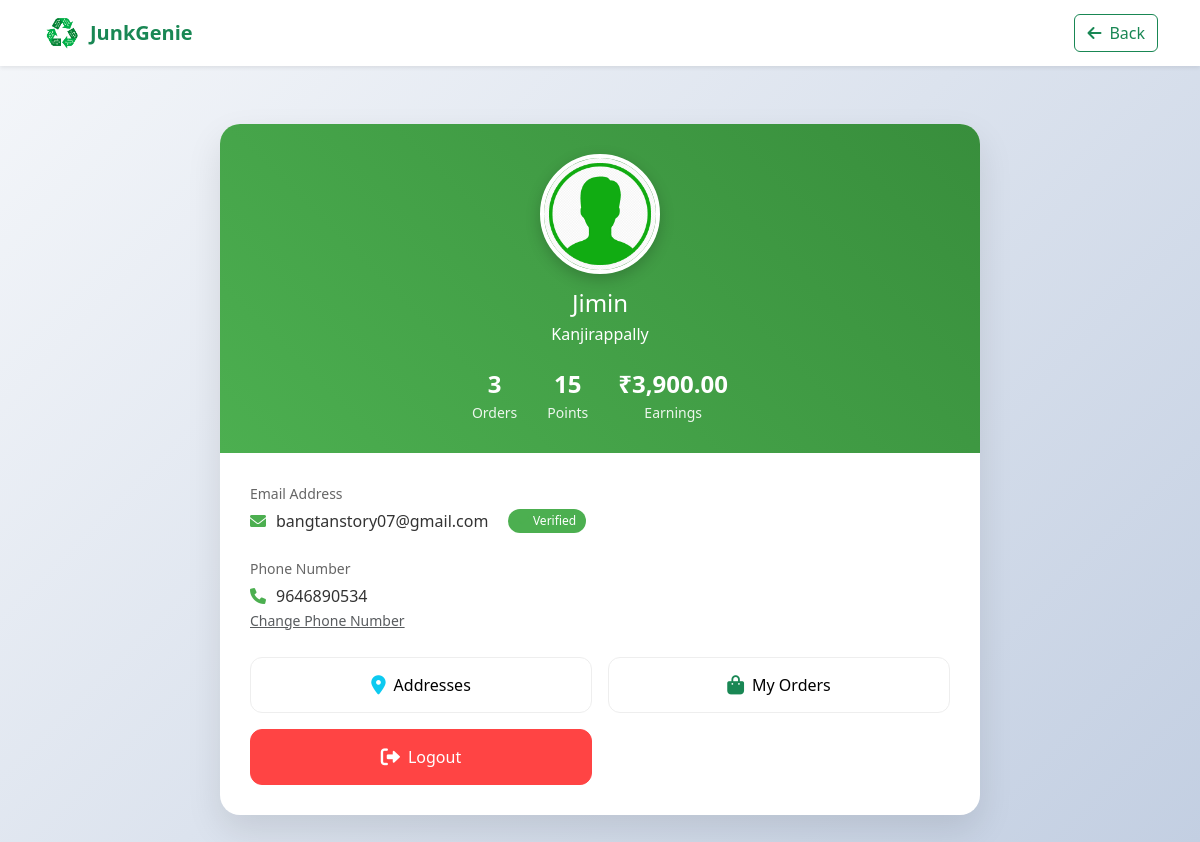
Page /profile.php (signed in) on the committed database.
### tables this page shows
CREATE TABLE `users` (
  `user_id` int(11) NOT NULL,
  `fullname` varchar(100) NOT NULL,
  `email` varchar(100) NOT NULL,
  `phone` varchar(15) NOT NULL,
  `password` varchar(255) NOT NULL,
  `role` enum('Admin','Employee','End User') NOT NULL,
  `status` enum('Active','Inactive') DEFAULT 'Active',
  `address` text DEFAULT NULL,
  `created_at` timestamp NOT NULL DEFAULT current_timestamp(),
  `reset_token` varchar(100) DEFAULT NULL,
  `reset_token_expiry` datetime DEFAULT NULL,
  `zip_code` varchar(20) DEFAULT NULL,
  `verification_token` varchar(255) DEFAULT NULL,
  `is_verified` enum('Yes','No') DEFAULT 'No',
  `email_verification_token` varchar(255) DEFAULT NULL,
  `email_verified` tinyint(1) DEFAULT 0,
  `reset_otp` varchar(6) DEFAULT NULL,
  `reset_otp_expiry` datetime DEFAULT NULL,
  `is_active` tinyint(1) DEFAULT 1,
  `city_id` int(11) DEFAULT NULL,
  `google_id` varchar(255) DEFAULT NULL
);

CREATE TABLE `cities` (
  `city_id` int(11) NOT NULL,
  `city_name` varchar(100) NOT NULL,
  `is_active` tinyint(1) DEFAULT 1,
  `created_at` timestamp NOT NULL DEFAULT current_timestamp(),
  `user_id` int(11) DEFAULT NULL
);

### profile.php (the view, shortened to what this page needs)
<?php
require_once 'connect.php';
$user_id = $_SESSION['user_id'];
$query = "SELECT u.fullname, u.email, u.phone, c.city_name
          FROM users u
          LEFT JOIN cities c ON u.city_id = c.city_id
          WHERE u.user_id = ?";
$stmt = $conn->prepare($query);
$stmt->bind_param("i", $user_id);
$stmt->execute();
$result = $stmt->get_result();
$user = $result->fetch_assoc();
$orders_query = "SELECT COUNT(*) as completed_orders
                 FROM cart
                 WHERE user_id = ? AND pickup_status = 'Completed'";
$stmt_orders = $conn->prepare($orders_query);
$stmt_orders->bind_param("i", $user_id);
$stmt_orders->execute();
$orders_result = $stmt_orders->get_result();
$completed_orders = $orders_result->fetch_assoc()['completed_orders'];
$total_points = $completed_orders * 5;
$earnings_query = "SELECT SUM(p.price_per_pc) as total_earnings
                   FROM cart c
                   LEFT JOIN cart_items ci ON c.id = ci.cart_id
                   LEFT JOIN products p ON ci.product_id = p.product_id
                   WHERE c.user_id = ? AND c.pickup_status = 'Completed'";
$stmt_earnings = $conn->prepare($earnings_query);
$stmt_earnings->bind_param("i", $user_id);
$stmt_earnings->execute();
$earnings_result = $stmt_earnings->get_result();
$total_earnings = $earnings_result->fetch_assoc()['total_earnings'] ?? 0;
?>
<!DOCTYPE html>
<html lang="en">
<head>
    <link href="https://cdn.jsdelivr.net/npm/bootstrap@5.3.0/dist/css/bootstrap.min.css" rel="stylesheet">
    <link href="https://cdnjs.cloudflare.com/ajax/libs/font-awesome/6.0.0/css/all.min.css" rel="stylesheet">
</head>
<body>
    <nav class="navbar navbar-expand-lg navbar-light bg-white fixed-top shadow-sm">
        <div class="container">
            <a class="navbar-brand d-flex align-items-center" href="index.php">
                <img src="logo.jpg" alt="JunkGenie" height="40">
                <span class="ms-2 text-success fw-bold">JunkGenie</span>
            </a>
            <div class="d-flex gap-2">
                <button class="btn btn-outline-success" onclick="window.location.href='userdashboard.php'">
                    <i class="fas fa-arrow-left me-2"></i>Back
                </button>
            </div>
        </div>
    </nav>
    <div class="profile-container">
        <div class="profile-card">
            <div class="profile-header">
                <div class="profile-avatar">
                    <img src="images/profile.jpg" alt="Profile Picture">
                </div>
                <h4 class="mb-1"><?php echo htmlspecialchars($user['fullname']); ?></h4>
                <p class="mb-3"><?php echo htmlspecialchars($user['city_name'] ?? 'City not set'); ?></p>
                <div class="profile-stats">
                    <div class="stat-item">
                        <div class="stat-value"><?php echo $completed_orders; ?></div>
                        <div class="stat-label">Orders</div>
                    </div>
                    <div class="stat-item">
                        <div class="stat-value"><?php echo $total_points; ?></div>
                        <div class="stat-label">Points</div>
                    </div>
                    <div class="stat-item">
                        <div class="stat-value">₹<?php echo number_format($total_earnings, 2); ?></div>
                        <div class="stat-label">Earnings</div>
                    </div>
                </div>
            </div>
            <div class="profile-body">
                <div class="info-group">
                    <div class="info-label">Email Address</div>
                    <div class="info-value">
                        <i class="fas fa-envelope"></i>
                        <?php echo htmlspecialchars($user['email']); ?>
                        <span class="verification-badge"><i class="fas fa-check me-1"></i>Verified</span>
                    </div>
                </div>
                <div class="info-group">
                    <div class="info-label">Phone Number</div>
                    <div class="info-value">
                        <i class="fas fa-phone"></i>
                        <span id="displayPhone"><?php echo htmlspecialchars($user['phone']); ?></span>
                    </div>
                    <a href="#" class="text-muted small" data-bs-toggle="modal" data-bs-target="#changePhoneModal">
                        Change Phone Number
                    </a>
                </div>
                <div class="d-grid gap-2 mt-4">
                    <div class="row g-3">
                        <div class="col-6">
                            <button class="btn btn-light w-100 profile-action-btn" onclick="window.location.href='addresses.php'">
                                <i class="fas fa-map-marker-alt text-info me-2"></i>
                                <span>Addresses</span>
                            </button>
                        </div>
                        <div class="col-6">
                            <button class="btn btn-light w-100 profile-action-btn" onclick="window.location.href='order_history.php'">
                                <i class="fas fa-shopping-bag text-success me-2"></i>
                                <span>My Orders</span>
                            </button>
                        </div>
                        <div class="col-6">
                            <button class="btn btn-danger w-100 profile-action-btn" onclick="confirmLogout()">
                                <i class="fas fa-sign-out-alt me-2"></i>
                                <span>Logout</span>
                            </button>
                        </div>
                    </div>
                </div>
            </div>
        </div>
    </div>
</body>
</html>

### profile.php (style rules this page uses)
:root { --primary: #4CAF50; --primary-dark: #388E3C; --primary-light: #C8E6C9; --secondary: #F5F5F5; --success: #4CAF50; --danger: #f44336; --warning: #ff9800; --info: #2196f3; }
body { background: linear-gradient(135deg, #f5f7fa 0%, #c3cfe2 100%); min-height: 100vh; }
.profile-container { max-width: 800px; margin: 100px auto 30px; padding: 0 20px; }
.profile-card { background: white; border-radius: 20px; box-shadow: 0 15px 35px rgba(0, 0, 0, 0.1); overflow: hidden; }
.profile-header { background: linear-gradient(45deg, var(--primary), var(--primary-dark)); padding: 30px; color: white; text-align: center; position: relative; }
.profile-avatar { width: 120px; height: 120px; border-radius: 50%; border: 4px solid white; margin: 0 auto 15px; overflow: hidden; box-shadow: 0 5px 15px rgba(0, 0, 0, 0.2); }
.profile-avatar img { width: 100%; height: 100%; object-fit: cover; }
.profile-stats { display: flex; justify-content: center; gap: 30px; margin-top: 20px; }
.stat-item { text-align: center; }
.stat-value { font-size: 24px; font-weight: 600; }
.stat-label { font-size: 14px; opacity: 0.9; }
.profile-body { padding: 30px; }
.info-group { margin-bottom: 25px; }
.info-label { font-size: 14px; color: #666; margin-bottom: 5px; }
.info-value { font-size: 16px; color: #333; font-weight: 500; display: flex; align-items: center; gap: 10px; }
.info-value i { color: var(--primary); }
.verification-badge { background: var(--success); color: white; padding: 3px 10px; border-radius: 20px; font-size: 12px; margin-left: 10px; }
.profile-action-btn { padding: 15px; border-radius: 12px; font-weight: 500; transition: all 0.3s ease; border: 1px solid #eee; background: white; display: flex; align-items: center; justify-content: center; }
.profile-action-btn i { font-size: 1.2rem; }
.btn-danger { background: #ff4444; border-color: #ff4444; color: white; }

### rows in the picture
users: fullname "Jimin", city.city_name "Kanjirappally", email "bangtanstory07@gmail.com", phone "9646890534"

### other values in the picture
$completed_orders "3"
$total_points "15"
$total_earnings "3,900.00"
